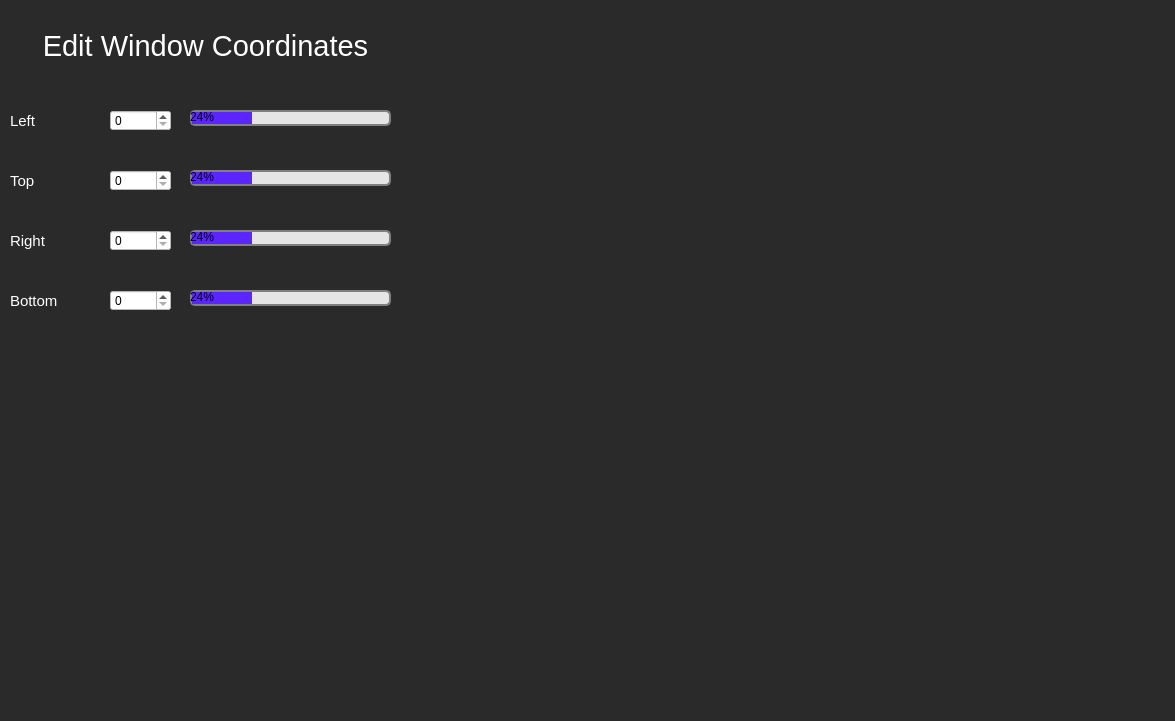
<?xml version="1.0" encoding="UTF-8"?>
<ui version="4.0">
 <class>editBmode</class>
 <widget class="QWidget" name="editBmode">
  <property name="geometry">
   <rect>
    <x>0</x>
    <y>0</y>
    <width>1175</width>
    <height>721</height>
   </rect>
  </property>
  <property name="windowTitle">
   <string>Edit B-Mode Image</string>
  </property>
  <property name="styleSheet">
   <string notr="true">QWidget {
	background-color: rgb(42, 42, 42);
}</string>
  </property>
  <widget class="QLabel" name="editImageDisplayLabel">
   <property name="geometry">
    <rect>
     <x>-10</x>
     <y>-20</y>
     <width>431</width>
     <height>131</height>
    </rect>
   </property>
   <property name="styleSheet">
    <string notr="true">QLabel {
	font-size: 29px;
	color: rgb(255, 255, 255);
	background-color: rgba(255, 255, 255, 0);
}</string>
   </property>
   <property name="text">
    <string>Edit Window Coordinates</string>
   </property>
   <property name="textFormat">
    <enum>Qt::AutoText</enum>
   </property>
   <property name="scaledContents">
    <bool>false</bool>
   </property>
   <property name="alignment">
    <set>Qt::AlignCenter</set>
   </property>
   <property name="wordWrap">
    <bool>true</bool>
   </property>
  </widget>
  <widget class="QProgressBar" name="p1xDisplay">
   <property name="geometry">
    <rect>
     <x>190</x>
     <y>110</y>
     <width>201</width>
     <height>16</height>
    </rect>
   </property>
   <property name="styleSheet">
    <string notr="true">QProgressBar {
     border: 2px solid grey;
     border-radius: 5px;
     background-color: rgb(229, 229, 229);
 }

 QProgressBar::chunk {
     background-color: rgb(90, 37, 255);;
     width: 20px;
	font-size: 0px;
 }</string>
   </property>
   <property name="value">
    <number>24</number>
   </property>
  </widget>
  <widget class="QProgressBar" name="p1yDisplay">
   <property name="geometry">
    <rect>
     <x>190</x>
     <y>170</y>
     <width>201</width>
     <height>16</height>
    </rect>
   </property>
   <property name="styleSheet">
    <string notr="true">QProgressBar {
     border: 2px solid grey;
     border-radius: 5px;
     background-color: rgb(229, 229, 229);
 }

 QProgressBar::chunk {
     background-color: rgb(90, 37, 255);;
     width: 20px;
	font-size: 0px;
 }</string>
   </property>
   <property name="value">
    <number>24</number>
   </property>
  </widget>
  <widget class="QProgressBar" name="p2xDisplay">
   <property name="geometry">
    <rect>
     <x>190</x>
     <y>230</y>
     <width>201</width>
     <height>16</height>
    </rect>
   </property>
   <property name="styleSheet">
    <string notr="true">QProgressBar {
     border: 2px solid grey;
     border-radius: 5px;
     background-color: rgb(229, 229, 229);
 }

 QProgressBar::chunk {
     background-color: rgb(90, 37, 255);;
     width: 20px;
	font-size: 0px;
 }</string>
   </property>
   <property name="value">
    <number>24</number>
   </property>
  </widget>
  <widget class="QLabel" name="p1xLabel">
   <property name="geometry">
    <rect>
     <x>10</x>
     <y>100</y>
     <width>71</width>
     <height>41</height>
    </rect>
   </property>
   <property name="styleSheet">
    <string notr="true">QLabel {
	font-size: 15px;
	color: rgb(255, 255, 255);
	background-color: rgba(255, 255, 255, 0);
}</string>
   </property>
   <property name="text">
    <string>Left</string>
   </property>
   <property name="textFormat">
    <enum>Qt::AutoText</enum>
   </property>
   <property name="scaledContents">
    <bool>false</bool>
   </property>
   <property name="alignment">
    <set>Qt::AlignLeading|Qt::AlignLeft|Qt::AlignVCenter</set>
   </property>
   <property name="wordWrap">
    <bool>true</bool>
   </property>
  </widget>
  <widget class="QLabel" name="p1yLabel">
   <property name="geometry">
    <rect>
     <x>10</x>
     <y>160</y>
     <width>151</width>
     <height>41</height>
    </rect>
   </property>
   <property name="styleSheet">
    <string notr="true">QLabel {
	font-size: 15px;
	color: rgb(255, 255, 255);
	background-color: rgba(255, 255, 255, 0);
}</string>
   </property>
   <property name="text">
    <string>Top</string>
   </property>
   <property name="textFormat">
    <enum>Qt::AutoText</enum>
   </property>
   <property name="scaledContents">
    <bool>false</bool>
   </property>
   <property name="alignment">
    <set>Qt::AlignLeading|Qt::AlignLeft|Qt::AlignVCenter</set>
   </property>
   <property name="wordWrap">
    <bool>true</bool>
   </property>
  </widget>
  <widget class="QLabel" name="p2xLabel">
   <property name="geometry">
    <rect>
     <x>10</x>
     <y>220</y>
     <width>151</width>
     <height>41</height>
    </rect>
   </property>
   <property name="styleSheet">
    <string notr="true">QLabel {
	font-size: 15px;
	color: rgb(255, 255, 255);
	background-color: rgba(255, 255, 255, 0);
}</string>
   </property>
   <property name="text">
    <string>Right</string>
   </property>
   <property name="textFormat">
    <enum>Qt::AutoText</enum>
   </property>
   <property name="scaledContents">
    <bool>false</bool>
   </property>
   <property name="alignment">
    <set>Qt::AlignLeading|Qt::AlignLeft|Qt::AlignVCenter</set>
   </property>
   <property name="wordWrap">
    <bool>true</bool>
   </property>
  </widget>
  <widget class="QDoubleSpinBox" name="p2x">
   <property name="geometry">
    <rect>
     <x>110</x>
     <y>230</y>
     <width>61</width>
     <height>21</height>
    </rect>
   </property>
   <property name="styleSheet">
    <string notr="true">QDoubleSpinBox {
	background-color: white;
	color: black;
}</string>
   </property>
   <property name="decimals">
    <number>0</number>
   </property>
   <property name="maximum">
    <double>500.000000000000000</double>
   </property>
  </widget>
  <widget class="QDoubleSpinBox" name="p1y">
   <property name="geometry">
    <rect>
     <x>110</x>
     <y>170</y>
     <width>61</width>
     <height>21</height>
    </rect>
   </property>
   <property name="styleSheet">
    <string notr="true">QDoubleSpinBox {
	background-color: white;
	color: black;
}</string>
   </property>
   <property name="decimals">
    <number>0</number>
   </property>
   <property name="maximum">
    <double>500.000000000000000</double>
   </property>
  </widget>
  <widget class="QDoubleSpinBox" name="p1x">
   <property name="geometry">
    <rect>
     <x>110</x>
     <y>110</y>
     <width>61</width>
     <height>21</height>
    </rect>
   </property>
   <property name="styleSheet">
    <string notr="true">QDoubleSpinBox {
	background-color: white;
	color: black;
}</string>
   </property>
   <property name="decimals">
    <number>0</number>
   </property>
   <property name="maximum">
    <double>500.000000000000000</double>
   </property>
  </widget>
  <widget class="QLabel" name="p2yLabel">
   <property name="geometry">
    <rect>
     <x>10</x>
     <y>280</y>
     <width>151</width>
     <height>41</height>
    </rect>
   </property>
   <property name="styleSheet">
    <string notr="true">QLabel {
	font-size: 15px;
	color: rgb(255, 255, 255);
	background-color: rgba(255, 255, 255, 0);
}</string>
   </property>
   <property name="text">
    <string>Bottom</string>
   </property>
   <property name="textFormat">
    <enum>Qt::AutoText</enum>
   </property>
   <property name="scaledContents">
    <bool>false</bool>
   </property>
   <property name="alignment">
    <set>Qt::AlignLeading|Qt::AlignLeft|Qt::AlignVCenter</set>
   </property>
   <property name="wordWrap">
    <bool>true</bool>
   </property>
  </widget>
  <widget class="QDoubleSpinBox" name="p2y">
   <property name="geometry">
    <rect>
     <x>110</x>
     <y>290</y>
     <width>61</width>
     <height>21</height>
    </rect>
   </property>
   <property name="styleSheet">
    <string notr="true">QDoubleSpinBox {
	background-color: white;
	color: black;
}</string>
   </property>
   <property name="decimals">
    <number>0</number>
   </property>
   <property name="maximum">
    <double>500.000000000000000</double>
   </property>
  </widget>
  <widget class="QProgressBar" name="p2yDisplay">
   <property name="geometry">
    <rect>
     <x>190</x>
     <y>290</y>
     <width>201</width>
     <height>16</height>
    </rect>
   </property>
   <property name="styleSheet">
    <string notr="true">QProgressBar {
     border: 2px solid grey;
     border-radius: 5px;
     background-color: rgb(229, 229, 229);
 }

 QProgressBar::chunk {
     background-color: rgb(90, 37, 255);;
     width: 20px;
	font-size: 0px;
 }</string>
   </property>
   <property name="value">
    <number>24</number>
   </property>
  </widget>
 </widget>
 <resources/>
 <connections/>
</ui>
